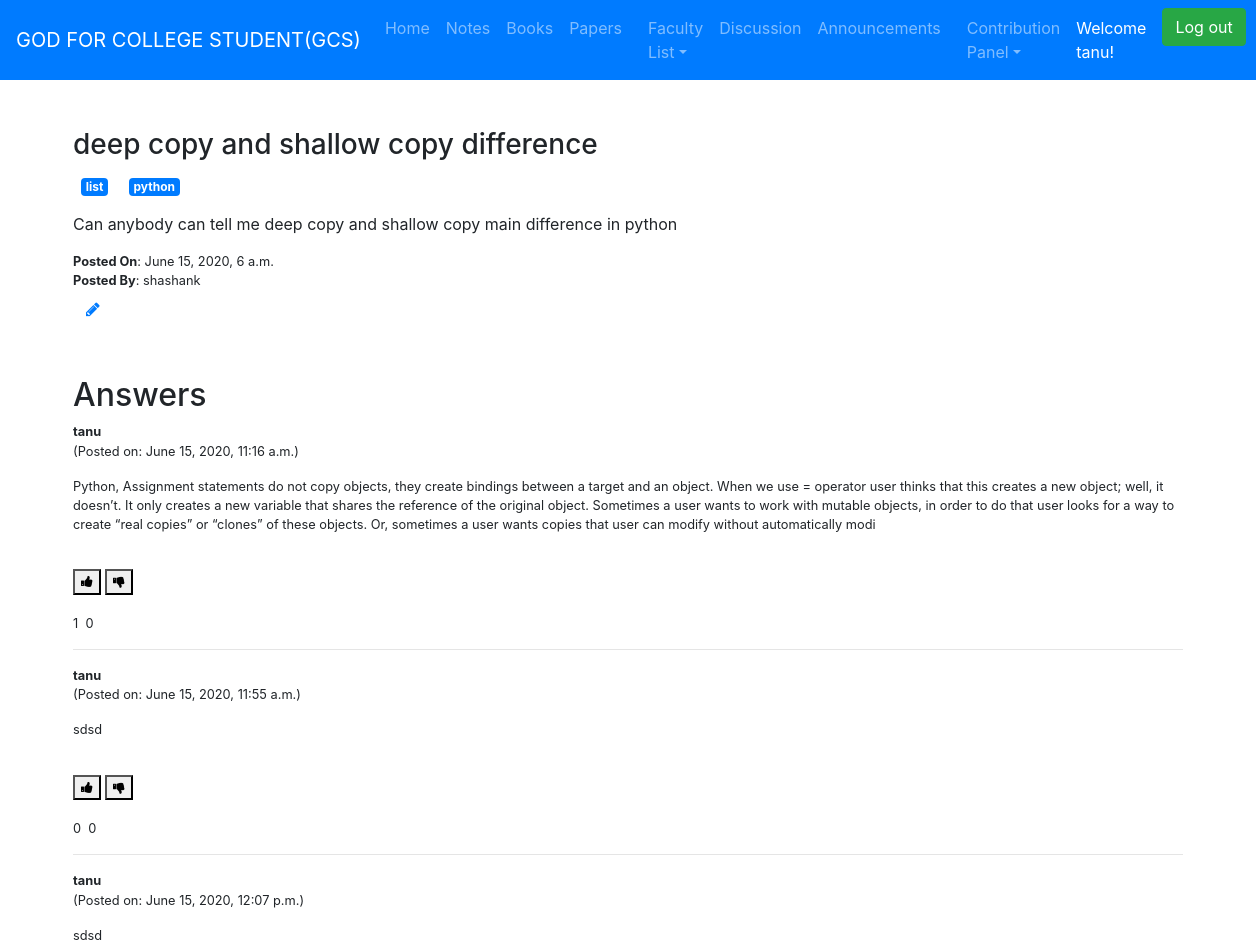
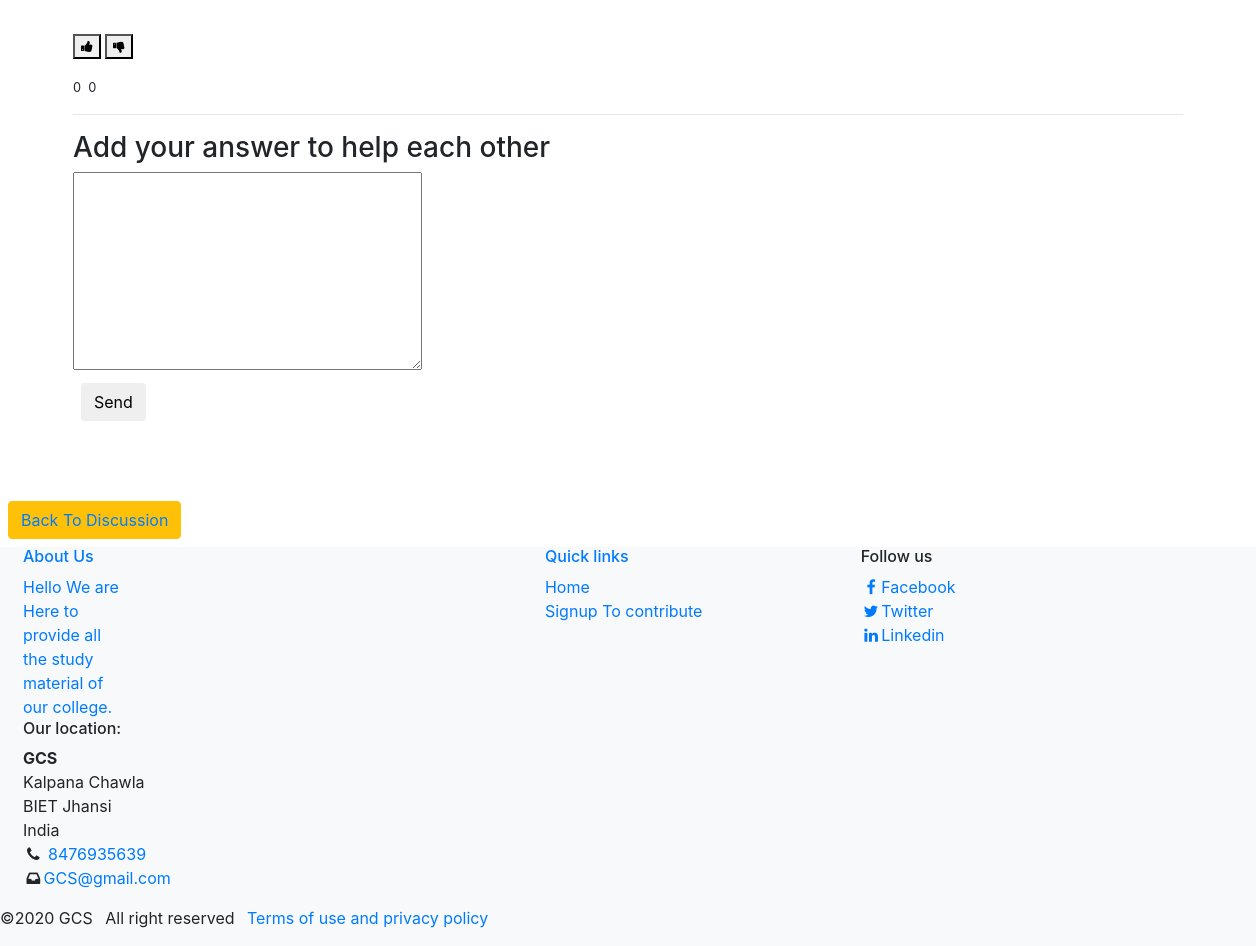
/disccusion/2/ (signed in), run on the app's committed database (2 pictures, top to bottom).
### Notes/models.py (models this page shows, shortened)
class User(AbstractUser):
	is_student=models.BooleanField(default=False)
	is_teacher=models.BooleanField(default=False)

class Post(models.Model):
	user=models.ForeignKey(User, on_delete=models.CASCADE)
	title=models.CharField(max_length=50)
	description=models.TextField()
	image=models.ImageField(upload_to='images/', default='static/ayurvedasite/images/no.png')
	published_date=models.DateTimeField(default=timezone.now)
	tags = TaggableManager()

class Answer(models.Model):
	post=models.ForeignKey(Post,related_name='answers',on_delete=models.CASCADE)
	user=models.ForeignKey(User, on_delete=models.CASCADE)
	text=models.TextField(max_length=500)
	created_date = models.DateTimeField(default=timezone.now)
	approved_answers=models.BooleanField(default=False)
	liked=models.ManyToManyField(User,blank=True ,related_name='answerliked')
	disliked=models.ManyToManyField(User, blank=True, related_name='answerdisliked')
	@property
	def num_likes(self):
		return self.liked.all().count()
	def num_dislikes(self):
		return self.disliked.count()

### Notes/views.py (the view)
# urls.py: path('disccusion/<int:pk>/', views.post_detail, name='disccusion_detail'),
def post_detail(request, pk):
    post = get_object_or_404(Post, pk=pk)
    if request.method == "POST":
            form = AnswerForm(request.POST)
            if form.is_valid():
                answer = form.save(commit=False)
                answer.user=request.user
                answer.created_date=timezone.now()
                answer.post = post
                answer.save()
    else:
        form = AnswerForm()
    return render(request, 'Notes/discussion_detail.html', {'post':post,'form': form,})

### Notes/forms.py
class AnswerForm(forms.ModelForm):
	class Meta:
		model=Answer
		fields=[ 'text']

### Notes/templates/Notes/discussion_detail.html (shortened to what this page needs)
{% extends 'Notes/base.html'  %}
{% load static %}
{% block content %}
<div class="container my-3 my-sm-5">
    <div class="row">
        <div class="col-12">
<article class="mb-3">
    <header class="mb-2">
        <h3>{{ post.title }}</h3>
        {% for tags in post.tags.all %}
        <p class="badge badge-primary m-2 mb-3">{{tags}}</p>
            {% endfor %}
            <br>
        <div><p>{{post.description}}</p></div>
        {% if post.published_date %}
               <div class="small"><b>Posted On</b>: {{ post.published_date }}</div>
        {% endif %}
        <div class="small"><b>Posted By</b>: {{post.user.username}}</div>
        {% if user.is_authenticated %}
         <a class="btn btn-default" href="#"><i class="fa fa-pencil"></i></a>
         {% endif %}
        </header>
        <section id="main mb-3">
            <br>
        </section>
        <section id="comments" class="small">
            <h2>Answers</h2>
             {% for answer in post.answers.all %}
            <div class="media">
                <div class="media-body">
                    <strong>{{ answer.user }}</strong><p>  (Posted on: {{ answer.created_date }})</p><p>{{ answer.text|linebreaks }}</p></div>
                    </div>
                    <br>
                    {% if user.is_authenticated %}
                <form action="{% url 'likes_answer' post.pk  %}" method="POST">
    <button type="submit" class=" mr-1 float-left" name="answer_id" value="{{answer.id}}"><i class="fa fa-thumbs-up"></i></button>
</form>
    <form action="{% url 'dislikes_answer' post.pk  %}" method="POST">
    <button type="submit" class="" name="answer_id" value="{{answer.id}}"><i class="fa fa-thumbs-down" ></i></button>
</form>
<br>
    <p>{{answer.num_likes}}&nbsp;    {{answer.num_dislikes}} </p>
    {% endif %}
                <hr>
             {% empty %}
             <p class="h4 text-danger">No Answers here yet:(</p>
             {% endfor %}
<div class="form-group">
    <h3>Add your answer to help each other</h3>
    {% if user.is_authenticated %}
    <form method="POST"  class="post-form">{% csrf_token %}
        {{ form.text }}
        <br>
        <a href="{% url 'add_answer_to_disccusion' pk=post.pk %}"><button type="submit" class="save btn btn-default m-2">Send</button></a>
        {% else %}
        <h5 class="text-danger"> Please Login to add your answer</h5>
    {% endif %}
            </form>
        </div>
            </section>
        </article>
    </div>
</div>
</div>
<button class="btn btn-warning sm m-2"><a href="{%url 'discussion_list' %}">Back To Discussion</button>
    {% endblock %}

### Notes/templates/Notes/base.html (shortened to what this page needs)
{% load static %}
	<!DOCTYPE html>
	<html>
	<head>
    <link rel="stylesheet" href="https://maxcdn.bootstrapcdn.com/bootstrap/4.0.0/css/bootstrap.min.css">
    <link rel="stylesheet" href="https://maxcdn.bootstrapcdn.com/font-awesome/4.7.0/css/font-awesome.min.css">
    <link rel="stylesheet" type="text/css" href="https://stackpath.bootstrapcdn.com/font-awesome/4.7.0/css/font-awesome.min.css">
<link rel="stylesheet" type="text/css" href="{% static 'Notes/css/style.css' %}">
	</head>
	<body>
    	<nav class="navbar bg-primary navbar-dark navbar-expand-md ">
    		<a href="#" class="navbar-brand">GOD FOR COLLEGE STUDENT(GCS)</a>
            <div class="collapse navbar-collapse" id="navbarCollapse">
    		<ul class="navbar-nav">
    			<li class="nav-item">
    				<a href="{% url 'home' %}" class="nav-link">Home</a>
    			</li>
    			<li class="nav-item">
    				<a href="{% url 'notes' %}" class="nav-link">Notes</a>
    			</li>
    			<li class="nav-item">
    				<a href="{% url 'books' %}" class="nav-link">Books</a>
    			</li>
    			<li class="nav-item">
    				<a href="{% url 'papers' %}" class="nav-link">Papers</a>
    			</li>
    			<li class="nav-item dropdown dropdown-sm">
            <a href="#0" class="nav-link dropdown-toggle" id="blogDropdown" data-toggle="dropdown" aria-haspopup="true" aria-expanded="false" role="button">Faculty List</a>
    			</li>
    			<li class="nav-item">
    				<a href="{% url 'discussion_list' %}" class="nav-link">Discussion</a>
    			</li>
    			<li class="nav-item">
    				<a href="{% url 'announcement' %}" class="nav-link">Announcements</a>
    			</li>
    			<li class="nav-item dropdown dropdown-sm">
            <a href="#0" class="nav-link dropdown-toggle" id="blogDropdown" data-toggle="dropdown" aria-haspopup="true" aria-expanded="false" role="button"> Contribution Panel</a>
    			</li>
{% if user.is_authenticated %}
        <li class="nav-item">
          <a href="#" class="nav-link text-white">Welcome {{user.username}}!</a>
        </li>
        <li>
        <form class="form-inline nav-item" action="{% url 'logout' %}" method="POST">
          <button type="submit" class="btn btn-success ml-2">Log out</button>
        </form>
    </li>
        {% endif %}
    			</ul>
    		</div></nav>
       {% block content %}
       {% endblock %}
   <footer class=" bg-light">
						<div class="continer">
							<div class="row ml-2">
                             <div class="col-12 col-sm-6 col-lg-3">
					         <h6>About Us</h6>
					         Hello We are Here to provide all the study material of our college.
					     </div>
								<div class="col-12 col-sm-6 col-lg-3">
							<h6>Quick links</h6>
							<ul class="list-unstyled">
								<li><a href="{% url 'home' %}">Home</a></li>
								<li><a href="{% url 'signup' %}">Signup To contribute</a></li>
							</ul></div>
							<div class="col-12 col-sm-6 col-lg-3">
                             <h6>Follow us</h6>
                             <ul class="list-unstyled">
								<li><a href=""><i class="fa fa-facebook fa-fw" aria-hidden="true"></i>Facebook</a></li>
								<li><a href="#"><i class="fa fa-twitter fa-fw" aria-hidden="true"></i>Twitter</a></li>
								<li><a href="#"><i class="fa fa-linkedin fa-fw" aria-hidden="true"></i>Linkedin</a></li>
							</ul>
					</div>
					<div class="col-12 col-sm-6 col-lg-3">
						<h6>Our location:</h6>
						<address>
							<strong>GCS</strong></br>
							Kalpana Chawla<br>
							BIET Jhansi<br>
							India<br>
							<i class="fa fa-phone fa-fw" aria-hidden="true"></i>
							<span class="sr-only">Mobile</span><a href="tel:+1217363600">8476935639</a><br>
							<i class="fa fa-inbox fa-fw" aria-hidden="true"></i><span class="sr-only">Mail</span><a href="mailto:info@Cameo.com">GCS@gmail.com</a>
						</address></div></div>
						<div class="row">
							<div class="col-12 col-sm-6 col-lg-9">
						<ul class="list-inline">
							<li class="list-inline-item">&copy;2020 GCS</li>
							<li class="list-inline-item">All right reserved</li>
							<li class="list-inline-item"><a href="#" data-toggle="modal" data-target="#modal">Terms of use and privacy policy</a></li>
						</ul></div>
						</div></div></div></div></footer>
    </body>
</html>
	</body>
	</html>

### Notes/static/Notes/css/style.css (style rules this page uses)
html,body { height: 100% }
.dropdown { position: relative; display: inline-block; margin-left: 10px; float: left; }

### data on the page
User: username "tanu"
Post: title "deep copy and shallow copy difference", description "Can anybody can tell me deep copy and shallow copy main difference in python", published_date "June 15, 2020, 6 a.m.", user.username "shashank"
Tag: name "list"
Tag: name "python"
Answer: user "tanu", created_date "June 15, 2020, 11:16 a.m.", text "Python, Assignment statements do not copy objects, they create bindings between a target and an object. When we use = operator user thinks that this creates a new object; well, it doesn’t. It only creates a new variable that shares the reference of the original object. Sometimes a user wants to work with mutable objects, in order to do that user looks for a way to create “real copies” or “clones” of these objects. Or, sometimes a user wants copies that user can modify without automatically modi", num_likes "1", num_dislikes "0"
Answer: user "tanu", created_date "June 15, 2020, 11:55 a.m.", text "sdsd", num_likes "0", num_dislikes "0"
Answer: user "tanu", created_date "June 15, 2020, 12:07 p.m.", text "sdsd", num_likes "0", num_dislikes "0"
